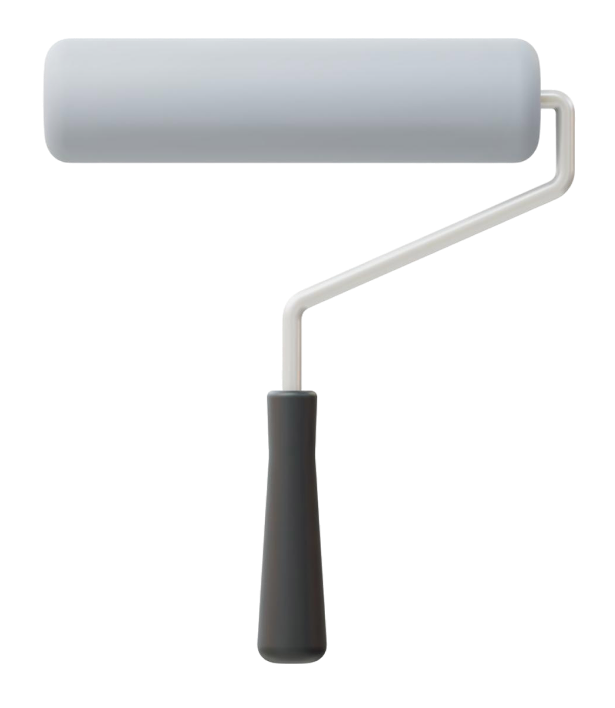
#> input picture wallpaper-roller/assets/roller.png, 615 x 708 px; its folder holds 5 pictures in this run
$ python build_apk.py
#> lines starting #> are read from the running program, lines starting #| are printed output that depends on the picture; after the words box and inside, x2 and y2 are one past the last pixel; in counts of white or black regions, pixels touching at a corner belong together
#!/usr/bin/env python3
"""Build an installable Android APK of the wallpaper-roller prototype.

No Android SDK needed: everything is written here with the Python standard
library, plus `openssl` for the signing key and signature, and Pillow for the
launcher icon.

The app is one Activity that shows the prototype full screen in a WebView,
loaded from assets/index.html (a single self-contained page with every image
inlined, so it works offline).

    python3 android/build_apk.py [output.apk]

Pieces it writes:
  classes.dex          the Activity, as hand-assembled Dalvik bytecode
  AndroidManifest.xml  in Android's binary XML format
  resources.arsc       resource table holding the launcher icon
  APK                  zip with STORED entries 4-byte aligned, signed with
                       APK Signature Scheme v2 (enough for minSdk 24+)
"""
import base64, hashlib, io, os, re, struct, subprocess, sys, tempfile, zlib

HERE = os.path.dirname(os.path.abspath(__file__))
WEB = os.path.dirname(HERE)                      # wallpaper-roller/
PKG = "com.mayank.wallpaperroller"
APP_LABEL = "Wallpaper Roller"
VERSION_CODE, VERSION_NAME = 1, "1.0"
MIN_SDK, TARGET_SDK = 24, 34
KEY_DIR = os.path.join(HERE, "debug-key")        # git-ignored; created on first build

u8 = lambda v: struct.pack("<B", v)
u16 = lambda v: struct.pack("<H", v)
u32 = lambda v: struct.pack("<I", v & 0xFFFFFFFF)
u64 = lambda v: struct.pack("<Q", v)
pad4 = lambda b: b + b"\0" * (-len(b) % 4)


# --------------------------------------------------------------------------
# Web page: the prototype as one self-contained HTML file
# --------------------------------------------------------------------------
def build_page():
    # [4 lines left out: function uri, not called in this run]

    html = open(os.path.join(WEB, "index.html"), encoding="utf-8").read()
    css = open(os.path.join(WEB, "style.css"), encoding="utf-8").read()
    js = open(os.path.join(WEB, "app.js"), encoding="utf-8").read()
    for name in os.listdir(os.path.join(WEB, "assets")):
        key = "assets/" + name
        css, js, html = css.replace(key, uri(name)), js.replace(key, uri(name)), html.replace(key, uri(name))
    # offline: no web fonts (the font stack falls back to the system font)
    html = re.sub(r'\s*<link rel="preconnect"[^>]*>', "", html)
    html = re.sub(r'\s*<link href="https://fonts.googleapis.com[^>]*>', "", html)
    html = re.sub(r'\s*<link rel="preload"[^>]*>', "", html)
    html = html.replace('<link rel="stylesheet" href="style.css">', "<style>\n%s\n</style>" % css)
    html = html.replace('<script src="app.js"></script>', "<script>\n%s\n</script>" % js)
    assert "assets/" not in html and 'href="style.css"' not in html and 'src="app.js"' not in html
    return html.encode("utf-8")


# --------------------------------------------------------------------------
# classes.dex
# --------------------------------------------------------------------------
def uleb(v):
    out = bytearray()
    while True:
        b = v & 0x7F
        v >>= 7
        if v:
            out.append(b | 0x80)
        else:
            out.append(b)
            return bytes(out)


def build_dex():
    MAIN = "L%s/MainActivity;" % PKG.replace(".", "/")
    ACT, CTX, BUNDLE = "Landroid/app/Activity;", "Landroid/content/Context;", "Landroid/os/Bundle;"
    VIEW, WINDOW = "Landroid/view/View;", "Landroid/view/Window;"
    WEBVIEW, SETTINGS, STRING = "Landroid/webkit/WebView;", "Landroid/webkit/WebSettings;", "Ljava/lang/String;"
    URL = "file:///android_asset/index.html"

    # (class, name, return, params)
    M = {
        "act_init": (ACT, "<init>", "V", ()),
        "act_onCreate": (ACT, "onCreate", "V", (BUNDLE,)),
        "act_getWindow": (ACT, "getWindow", WINDOW, ()),
        "act_setContentView": (ACT, "setContentView", "V", (VIEW,)),
        "main_init": (MAIN, "<init>", "V", ()),
        "main_onCreate": (MAIN, "onCreate", "V", (BUNDLE,)),
        "win_status": (WINDOW, "setStatusBarColor", "V", ("I",)),
        "win_nav": (WINDOW, "setNavigationBarColor", "V", ("I",)),
        "win_decor": (WINDOW, "getDecorView", VIEW, ()),
        "view_sysui": (VIEW, "setSystemUiVisibility", "V", ("I",)),
        "wv_init": (WEBVIEW, "<init>", "V", (CTX,)),
        "wv_settings": (WEBVIEW, "getSettings", SETTINGS, ()),
        "wv_load": (WEBVIEW, "loadUrl", "V", (STRING,)),
        "wv_bg": (WEBVIEW, "setBackgroundColor", "V", ("I",)),
        "ws_js": (SETTINGS, "setJavaScriptEnabled", "V", ("Z",)),
        "ws_dom": (SETTINGS, "setDomStorageEnabled", "V", ("Z",)),
        "ws_file": (SETTINGS, "setAllowFileAccess", "V", ("Z",)),
    }

    def shorty(ret, params):
        s = lambda t: "L" if t[0] in "L[" else t
        return s(ret) + "".join(s(p) for p in params)

    types = sorted({t for c, _, r, ps in M.values() for t in (c, r) + ps})
    protos_set = sorted({(r, ps) for _, _, r, ps in M.values()})
    strings = set(types) | {n for _, n, _, _ in M.values()} | {shorty(r, ps) for r, ps in protos_set} | {URL}
    strings = sorted(strings)                                  # ASCII: code-point order
    sidx = {s: i for i, s in enumerate(strings)}
    types.sort(key=lambda t: sidx[t])
    tidx = {t: i for i, t in enumerate(types)}
    protos = sorted(protos_set, key=lambda p: (tidx[p[0]], [tidx[x] for x in p[1]]))
    pidx = {p: i for i, p in enumerate(protos)}
    methods = sorted(set(M.values()), key=lambda m: (tidx[m[0]], sidx[m[1]], pidx[(m[2], m[3])]))
    midx = {m: i for i, m in enumerate(methods)}
    mi = lambda k: midx[M[k]]

    # --- instructions (16-bit code units)
    def inv(op, meth, *regs):
        a = len(regs)
        r = list(regs) + [0] * (5 - a)
        return [(a << 12) | (r[4] << 8) | op, meth, (r[3] << 12) | (r[2] << 8) | (r[1] << 4) | r[0]]

    def const(reg, val):                       # const vAA, #+BBBBBBBB (31i)
        val &= 0xFFFFFFFF
        return [(reg << 8) | 0x14, val & 0xFFFF, val >> 16]

    const4 = lambda reg, v: [((v & 0xF) << 12) | (reg << 8) | 0x12]
    const16 = lambda reg, v: [(reg << 8) | 0x13, v & 0xFFFF]
    move_result_object = lambda reg: [(reg << 8) | 0x0C]
    new_instance = lambda reg, t: [(reg << 8) | 0x22, t]
    const_string = lambda reg, s: [(reg << 8) | 0x1A, s]
    RETURN_VOID = [0x000E]
    INVOKE_VIRTUAL, INVOKE_SUPER, INVOKE_DIRECT = 0x6E, 0x6F, 0x70

    # constructor: registers v0 = this
    init_code = inv(INVOKE_DIRECT, mi("act_init"), 0) + RETURN_VOID
    # onCreate: locals v0..v3, this = v4, bundle = v5
    P0, P1 = 4, 5
    oncreate = (
        inv(INVOKE_SUPER, mi("act_onCreate"), P0, P1)
        + inv(INVOKE_VIRTUAL, mi("act_getWindow"), P0) + move_result_object(0)
        + const(1, 0xFFFBFAF7) + inv(INVOKE_VIRTUAL, mi("win_status"), 0, 1)
        + const(1, 0xFFFBFBFB) + inv(INVOKE_VIRTUAL, mi("win_nav"), 0, 1)
        + inv(INVOKE_VIRTUAL, mi("win_decor"), 0) + move_result_object(2)
        + const16(1, 0x2010)          # SYSTEM_UI_FLAG_LIGHT_STATUS_BAR | LIGHT_NAVIGATION_BAR
        + inv(INVOKE_VIRTUAL, mi("view_sysui"), 2, 1)
        + new_instance(0, tidx[WEBVIEW]) + inv(INVOKE_DIRECT, mi("wv_init"), 0, P0)
        + inv(INVOKE_VIRTUAL, mi("wv_settings"), 0) + move_result_object(1)
        + const4(2, 1)
        + inv(INVOKE_VIRTUAL, mi("ws_js"), 1, 2)
        + inv(INVOKE_VIRTUAL, mi("ws_dom"), 1, 2)
        + inv(INVOKE_VIRTUAL, mi("ws_file"), 1, 2)
        + const(2, 0xFFF5F2EB) + inv(INVOKE_VIRTUAL, mi("wv_bg"), 0, 2)
        + const_string(3, sidx[URL]) + inv(INVOKE_VIRTUAL, mi("wv_load"), 0, 3)
        + inv(INVOKE_VIRTUAL, mi("act_setContentView"), P0, 0)
        + RETURN_VOID
    )

    def code_item(regs, ins, outs, insns):
        return u16(regs) + u16(ins) + u16(outs) + u16(0) + u32(0) + u32(len(insns)) + b"".join(u16(x) for x in insns)

    codes = [code_item(1, 1, 1, init_code), code_item(6, 2, 2, oncreate)]

    # --- layout
    HEADER = 0x70
    off_strings = HEADER
    off_types = off_strings + 4 * len(strings)
    off_protos = off_types + 4 * len(types)
    off_methods = off_protos + 12 * len(protos)
    off_classes = off_methods + 8 * len(methods)
    data_off = off_classes + 32

    data = bytearray()
    def place(blob, align=1):
        while (data_off + len(data)) % align:
            data.append(0)
        o = data_off + len(data)
        data.extend(blob)
        return o

    code_offs = [place(c, 4) for c in codes]
    first_code = code_offs[0]
    type_lists = {}
    first_tl = None
    for r, ps in protos:
        if ps and ps not in type_lists:
            tl = u32(len(ps)) + b"".join(u16(tidx[p]) for p in ps)
            type_lists[ps] = place(tl, 4)
            first_tl = first_tl or type_lists[ps]
    string_offs = []
    for s in strings:
        b = s.encode("utf-8")
        string_offs.append(place(uleb(len(s)) + b + b"\0"))
    # class data: 0 static fields, 0 instance fields, 1 direct, 1 virtual
    m_init, m_oncreate = midx[M["main_init"]], midx[M["main_onCreate"]]
    class_data = (uleb(0) + uleb(0) + uleb(1) + uleb(1)
                  + uleb(m_init) + uleb(0x10001) + uleb(code_offs[0])
                  + uleb(m_oncreate) + uleb(0x0004) + uleb(code_offs[1]))
    class_data_off = place(class_data)
    # map list
    map_off_guess = data_off + len(data) + (-(data_off + len(data)) % 4)
    items = [
        (0x0000, 1, 0), (0x0001, len(strings), off_strings), (0x0002, len(types), off_types),
        (0x0003, len(protos), off_protos), (0x0005, len(methods), off_methods),
        (0x0006, 1, off_classes), (0x2001, len(codes), first_code),
    ]
    if type_lists:
        items.append((0x1001, len(type_lists), first_tl))
    items += [(0x2002, len(strings), string_offs[0]), (0x2000, 1, class_data_off), (0x1000, 1, map_off_guess)]
    items.sort(key=lambda x: x[2])
    map_blob = u32(len(items)) + b"".join(u16(t) + u16(0) + u32(n) + u32(o) for t, n, o in items)
    map_off = place(map_blob, 4)
    assert map_off == map_off_guess

    body = bytearray()
    body += b"".join(u32(o) for o in string_offs)
    body += b"".join(u32(sidx[t]) for t in types)
    for r, ps in protos:
        body += u32(sidx[shorty(r, ps)]) + u32(tidx[r]) + u32(type_lists.get(ps, 0))
    for c, n, r, ps in methods:
        body += u16(tidx[c]) + u16(pidx[(r, ps)]) + u32(sidx[n])
    body += (u32(tidx[MAIN]) + u32(0x0001) + u32(tidx[ACT]) + u32(0) + u32(0xFFFFFFFF)
             + u32(0) + u32(class_data_off) + u32(0))
    assert HEADER + len(body) == data_off
    file_size = data_off + len(data)
    header = bytearray(b"dex\n035\0" + b"\0" * 4 + b"\0" * 20)
    header += u32(file_size) + u32(HEADER) + u32(0x12345678) + u32(0) + u32(0) + u32(map_off)
    header += u32(len(strings)) + u32(off_strings) + u32(len(types)) + u32(off_types)
    header += u32(len(protos)) + u32(off_protos) + u32(0) + u32(0)
    header += u32(len(methods)) + u32(off_methods) + u32(1) + u32(off_classes)
    header += u32(len(data)) + u32(data_off)
    assert len(header) == HEADER
    dex = bytearray(header + body + data)
    dex[12:32] = hashlib.sha1(bytes(dex[32:])).digest()
    dex[8:12] = u32(zlib.adler32(bytes(dex[12:])))
    return bytes(dex)


# --------------------------------------------------------------------------
# Binary XML / resource table helpers
# --------------------------------------------------------------------------
def string_pool(strings):
    """ResStringPool, UTF-16."""
    offs, blob = [], bytearray()
    for s in strings:
        offs.append(len(blob))
        e = s.encode("utf-16-le")
        blob += u16(len(s)) + e + b"\0\0"
    blob = pad4(bytes(blob))
    header_size = 28
    strings_start = header_size + 4 * len(strings)
    size = strings_start + len(blob)
    return (u16(0x0001) + u16(header_size) + u32(size) + u32(len(strings)) + u32(0) + u32(0)
            + u32(strings_start) + u32(0) + b"".join(u32(o) for o in offs) + blob)


ANDROID_NS = "http://schemas.android.com/apk/res/android"
ATTR_IDS = {  # from android.R.attr (read with javap from the android stubs jar)
    "theme": 0x01010000, "label": 0x01010001, "icon": 0x01010002, "name": 0x01010003,
    "exported": 0x01010010, "screenOrientation": 0x0101001E, "configChanges": 0x0101001F,
    "minSdkVersion": 0x0101020C, "versionCode": 0x0101021B, "versionName": 0x0101021C,
    "targetSdkVersion": 0x01010270, "hardwareAccelerated": 0x010102D3,
}
THEME_DEVICE_DEFAULT_LIGHT_NO_ACTIONBAR = 16974124  # android.R.style
ICON_ID = 0x7F010000                                # @mipmap/ic_launcher (package 0x7f, type 1, entry 0)

T_REF, T_STRING, T_DEC, T_HEX, T_BOOL = 0x01, 0x03, 0x10, 0x11, 0x12


def build_manifest():
    # element tree: (tag, [(android?, attr, type, value)], children)
    A = True
    tree = ("manifest", [(A, "versionCode", T_DEC, VERSION_CODE), (A, "versionName", T_STRING, VERSION_NAME),
                         (False, "package", T_STRING, PKG)], [
        ("uses-sdk", [(A, "minSdkVersion", T_DEC, MIN_SDK), (A, "targetSdkVersion", T_DEC, TARGET_SDK)], []),
        ("application", [(A, "theme", T_REF, THEME_DEVICE_DEFAULT_LIGHT_NO_ACTIONBAR),
                         (A, "label", T_STRING, APP_LABEL), (A, "icon", T_REF, ICON_ID),
                         (A, "hardwareAccelerated", T_BOOL, True)], [
            ("activity", [(A, "theme", T_REF, THEME_DEVICE_DEFAULT_LIGHT_NO_ACTIONBAR),
                          (A, "name", T_STRING, PKG + ".MainActivity"), (A, "exported", T_BOOL, True),
                          (A, "screenOrientation", T_DEC, 1),     # portrait
                          (A, "configChanges", T_HEX, 0x7A0)],    # orientation|keyboardHidden|screenSize|screenLayout|uiMode
             [("intent-filter", [], [
                 ("action", [(A, "name", T_STRING, "android.intent.action.MAIN")], []),
                 ("category", [(A, "name", T_STRING, "android.intent.category.LAUNCHER")], []),
             ])]),
        ]),
    ])

    # strings: attribute names with resource IDs first (matching the resource map)
    attr_names = []
    others = ["android", ANDROID_NS]

    def walk(node):
        tag, attrs, kids = node
        others.append(tag)
        for andr, name, t, v in attrs:
            if andr:
                if name not in attr_names:
                    attr_names.append(name)
            else:
                others.append(name)
            if t == T_STRING:
                others.append(v)
        for k in kids:
            walk(k)
    walk(tree)
    strings = list(attr_names)
    for s in others:
        if s not in strings:
            strings.append(s)
    si = {s: i for i, s in enumerate(strings)}

    chunks = bytearray()
    resmap = u16(0x0180) + u16(8) + u32(8 + 4 * len(attr_names)) + b"".join(u32(ATTR_IDS[n]) for n in attr_names)
    NONE = 0xFFFFFFFF
    line = [1]

    def node_hdr(t, size):
        line[0] += 1
        return u16(t) + u16(16) + u32(size) + u32(line[0]) + u32(NONE)

    ns_body = u32(si["android"]) + u32(si[ANDROID_NS])
    chunks += node_hdr(0x0100, 24) + ns_body

    def emit(node):
        tag, attrs, kids = node
        # sort: attributes with resource IDs ascending, then plain attributes
        attrs = sorted(attrs, key=lambda a: (0, ATTR_IDS[a[1]]) if a[0] else (1, 0))
        ab = bytearray()
        for andr, name, t, v in attrs:
            ns = si[ANDROID_NS] if andr else NONE
            if t == T_STRING:
                raw, data = si[v], si[v]
            elif t == T_BOOL:
                raw, data = NONE, 0xFFFFFFFF if v else 0
            else:
                raw, data = NONE, v
            ab += u32(ns) + u32(si[name]) + u32(raw) + u16(8) + u8(0) + u8(t) + u32(data)
        ext = u32(NONE) + u32(si[tag]) + u16(20) + u16(20) + u16(len(attrs)) + u16(0) + u16(0) + u16(0)
        chunks.extend(node_hdr(0x0102, 16 + len(ext) + len(ab)) + ext + ab)
        for k in kids:
            emit(k)
        chunks.extend(node_hdr(0x0103, 24) + u32(NONE) + u32(si[tag]))
    emit(tree)
    chunks += node_hdr(0x0101, 24) + ns_body

    body = string_pool(strings) + resmap + bytes(chunks)
    return u16(0x0003) + u16(8) + u32(8 + len(body)) + body


def build_arsc(icon_path):
    values = string_pool([icon_path])
    types = string_pool(["mipmap"])
    keys = string_pool(["ic_launcher"])
    CONFIG_DENSITY = 0x0100
    spec = u16(0x0202) + u16(16) + u32(16 + 4) + u8(1) + u8(0) + u16(0) + u32(1) + u32(CONFIG_DENSITY)
    # ResTable_config (64 bytes): density 640 (xxxhdpi), sdkVersion 4 like aapt
    cfg = bytearray(64)
    cfg[0:4] = u32(64)
    cfg[14:16] = u16(640)
    cfg[24:26] = u16(4)
    entry = u16(8) + u16(0) + u32(0) + u16(8) + u8(0) + u8(T_STRING) + u32(0)
    type_hdr = 20 + 64
    entries_start = type_hdr + 4
    tchunk = (u16(0x0201) + u16(type_hdr) + u32(entries_start + len(entry)) + u8(1) + u8(0) + u16(0)
              + u32(1) + u32(entries_start) + bytes(cfg) + u32(0) + entry)
    name = PKG.encode("utf-16-le")
    name = name + b"\0" * (256 - len(name))
    PKG_HDR = 288
    type_strings_off = PKG_HDR
    key_strings_off = PKG_HDR + len(types)
    pkg_body = types + keys + spec + tchunk
    pkg = (u16(0x0200) + u16(PKG_HDR) + u32(PKG_HDR + len(pkg_body)) + u32(0x7F) + name
           + u32(type_strings_off) + u32(1) + u32(key_strings_off) + u32(1) + u32(0) + pkg_body)
    body = values + pkg
    return u16(0x0002) + u16(12) + u32(12 + len(body)) + u32(1) + body


# --------------------------------------------------------------------------
# Launcher icon
# --------------------------------------------------------------------------
def build_icon(size=192):
    from PIL import Image, ImageDraw, ImageFilter
    s = size * 4
    bg = Image.new("RGB", (s, s))
    top, bottom = (80, 150, 214), (31, 84, 150)
    px = bg.load()
    for y in range(s):
        t = y / (s - 1)
        c = tuple(int(top[i] + (bottom[i] - top[i]) * t) for i in range(3))
        for x in range(s):
            px[x, y] = c
    # a strip of fresh wallpaper being rolled up, under the roller
    d = ImageDraw.Draw(bg)
    d.rectangle((0, int(s * 0.58), s, s), fill=(245, 242, 235))
    d.rectangle((0, int(s * 0.555), s, int(s * 0.60)), fill=(92, 108, 128))
    mask = Image.new("L", (s, s), 0)
    ImageDraw.Draw(mask).rounded_rectangle((0, 0, s - 1, s - 1), radius=int(s * 0.23), fill=255)
    icon = Image.new("RGBA", (s, s), (0, 0, 0, 0))
    icon.paste(bg, (0, 0), mask)
    roller = Image.open(os.path.join(WEB, "assets", "roller.png")).convert("RGBA")
    roller = roller.crop(roller.getbbox())
    rw = int(s * 0.62)
    roller = roller.resize((rw, int(roller.height * rw / roller.width)), Image.LANCZOS)
    shadow = Image.new("RGBA", icon.size, (0, 0, 0, 0))
    sx, sy = (s - rw) // 2, int(s * 0.17)
    shadow.paste((0, 0, 0, 90), (sx + 6, sy + 18), roller.split()[3])
    shadow = shadow.filter(ImageFilter.GaussianBlur(14))
    icon = Image.alpha_composite(icon, Image.composite(shadow, Image.new("RGBA", icon.size), mask))
    icon.alpha_composite(roller, (sx, sy))
    icon = icon.resize((size, size), Image.LANCZOS)
    out = io.BytesIO()
    icon.save(out, "PNG", optimize=True)
    return out.getvalue()


# --------------------------------------------------------------------------
# Zip (with alignment) and APK Signature Scheme v2
# --------------------------------------------------------------------------
# [30 lines left out: function build_zip, not called in this run]


def lp(b):
    return u32(len(b)) + b


# [40 lines left out: functions v2_digest, ensure_key, sign_v2, not called in this run]


def main():
    out = sys.argv[1] if len(sys.argv) > 1 else os.path.join(HERE, "WallpaperRoller.apk")
    icon_path = "res/mipmap-xxxhdpi-v4/ic_launcher.png"
    entries = [
        ("AndroidManifest.xml", build_manifest(), False),
        ("classes.dex", build_dex(), False),
        ("resources.arsc", build_arsc(icon_path), True),
        (icon_path, build_icon(), True),
        ("assets/index.html", build_page(), False),
    ]
#> in build_icon, `d = ImageDraw.Draw(bg)`:
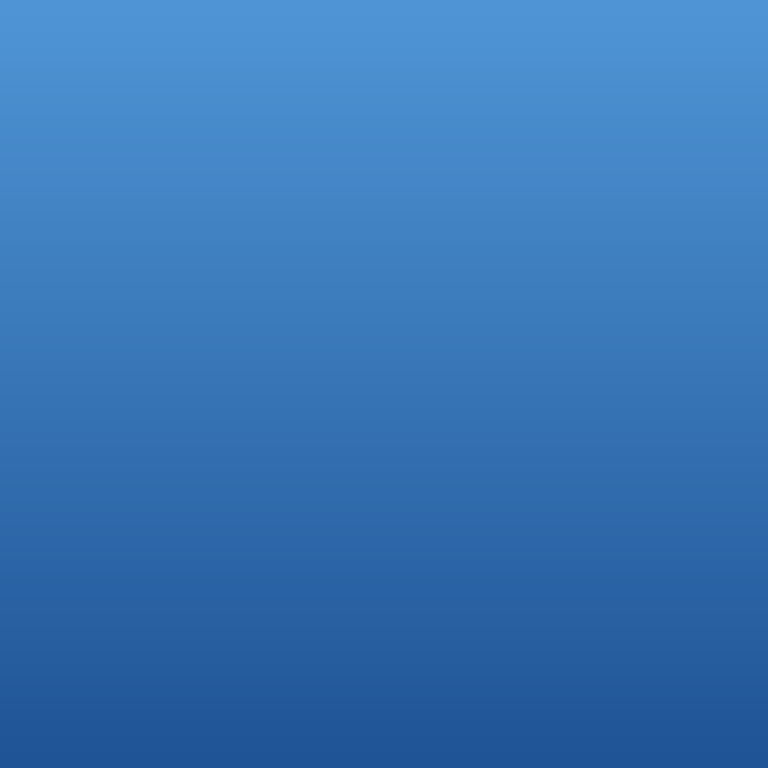
#> bg: PIL image 768x768 RGB; mean R, G, B 55, 116.5, 181.5
#> in build_icon, `ImageDraw.Draw(mask).rounded_rectangle((0, 0, s - 1, s - 1), radius=in..`:
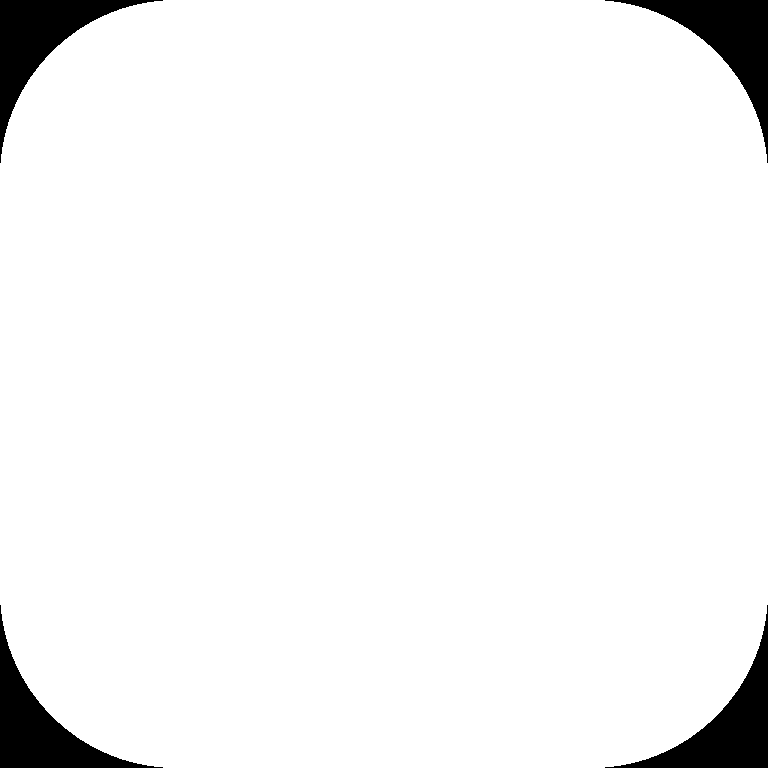
#> mask: PIL image 768x768 L; 95.5% white; 4 black regions, box (x1, y1, x2, y2) and area: (0, 0, 163, 163) 6696, (605, 0, 768, 163) 6696, (0, 605, 163, 768) 6696, (605, 605, 768, 768) 6696
#> in build_icon, `icon.paste(bg, (0, 0), mask)`:
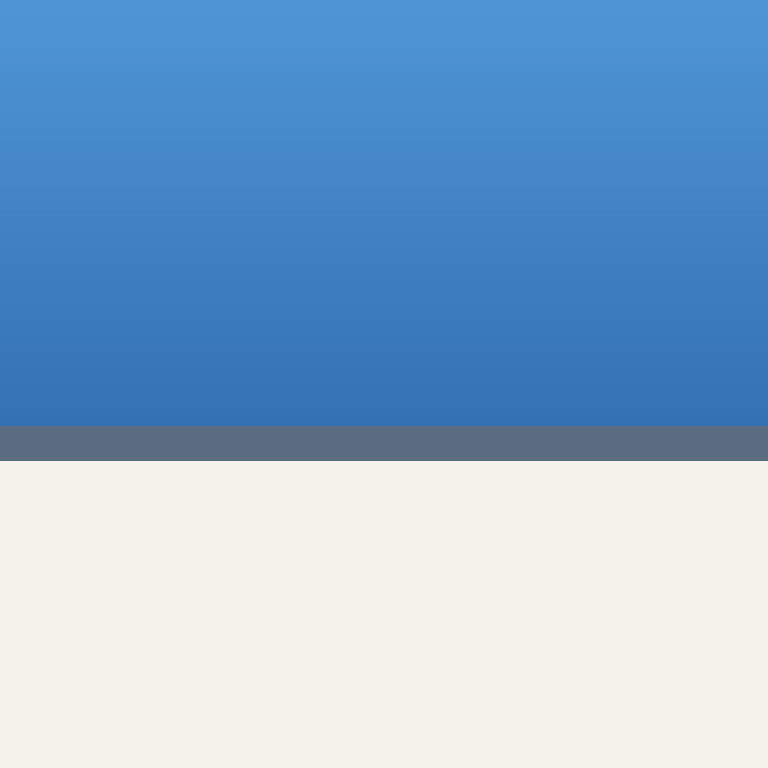
#> bg: PIL image 768x768 RGB; mean R, G, B 138.7, 174.4, 208.4
#> in build_icon, roller is the input picture: PIL image 615x708 RGBA; mean R, G, B, A 33.1, 33.8, 34.5, 49.7
#> (the rest of the program and of its run is left out)
